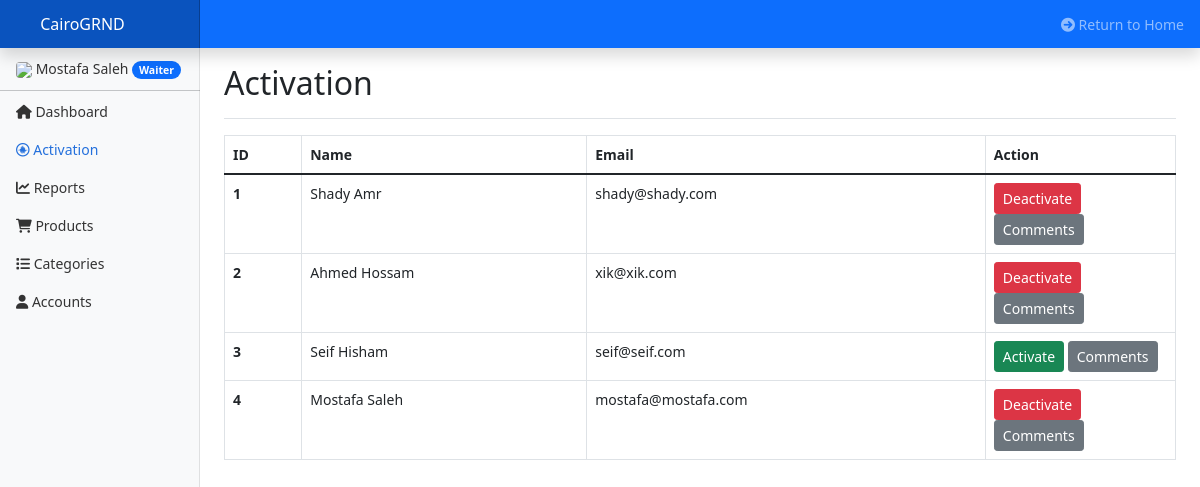
Before: /cp/qc_activation.php (signed in) with the older database file.
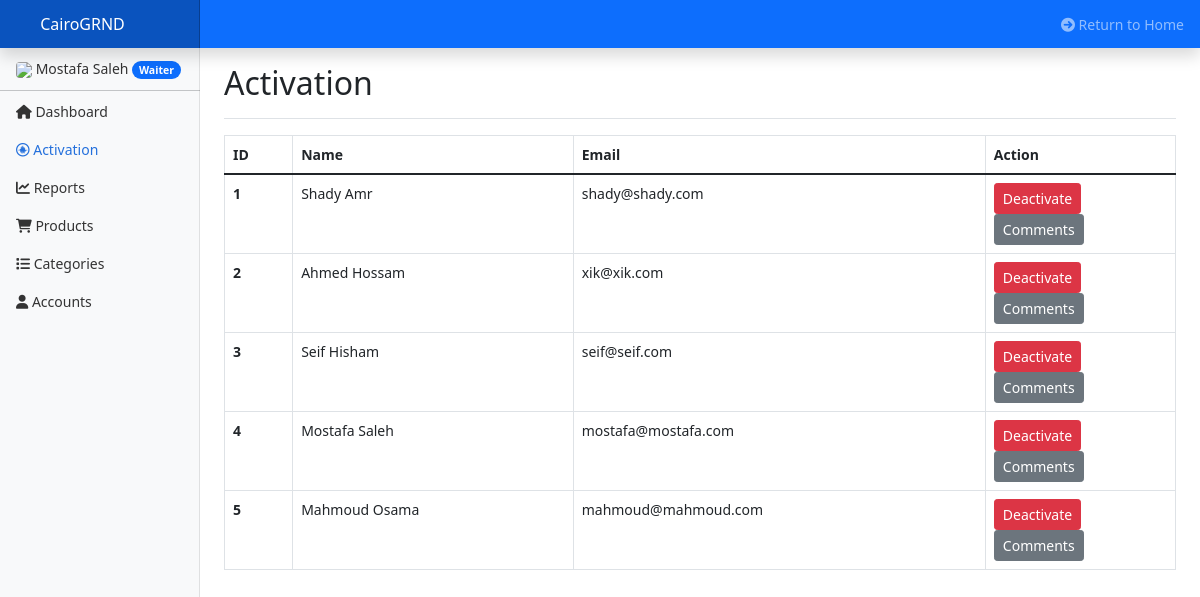
After: the same page with the newer database file.
### tables this page shows
CREATE TABLE `users` (
  `ID` int(11) NOT NULL,
  `FirstName` varchar(128) NOT NULL,
  `LastName` varchar(128) NOT NULL,
  `Username` varchar(64) NOT NULL,
  `Email` varchar(256) NOT NULL,
  `Pass` varchar(256) NOT NULL,
  `Role` int(11) NOT NULL COMMENT 'User (0), Waiter (1), QC (2)',
  `Access` int(11) NOT NULL,
  `National_ID` int(14) NOT NULL,
  `National_ID_Image` text NOT NULL,
  `ProfilePicture` text NOT NULL,
  `Wallet` int(50) NOT NULL,
  `Governorate` varchar(20) NOT NULL,
  `Comments` varchar(64) NOT NULL
);

### cp/qc_activation.php (the view, shortened to what this page needs)
<?php
    require '../components/main/connect.php';
    require '../components/main/functions.php';
    $userAcc = new User();
    $userAcc->authCheck();
    $userAcc->logCheck_unregistered();
    $user = $userAcc->getUserData($_SESSION["email"]);
    $staff = new Staff();
    $staff->qcCheck();
?>
<!DOCTYPE html>
<html>
<?php require_once "html/html_head.php"; ?>
<body>
    <?php require_once "html/html_navbar.php"; ?>
    <div class="container-fluid">
        <div class="row">
            <nav id="sidebarMenu" class="col-md-3 col-lg-2 d-md-block bg-light sidebar collapse">
            <div class="position-sticky pt-3">
                <ul class="nav flex-column">
                <li class="nav-item nav-link custom_mt_nav">
                    <img src="../components/assets/img/uploads/pp/<?php echo $user["ProfilePicture"]?>" class="img-fluid rounded" width="40">
                    <?php echo $user["FirstName"]." ".$user["LastName"];?>
                    <span class="badge rounded-pill bg-primary"><?php echo $userAcc->account_type($user["Role"]);?></span>
                </li>
                <hr class="custom_top_nav">
                <li class="nav-item">
                    <a class="nav-link" aria-current="page" href="qc">
                    <i class="fa-solid fa-house"></i> Dashboard
                    </a>
                </li>
                <li class="nav-item">
                    <a class="nav-link active" href="qc_activation">
                    <i class="fa-brands fa-creative-commons-sampling"></i> Activation
                    </a>
                </li>
                <li class="nav-item">
                    <a class="nav-link" href="qc_reports">
                    <i class="fa-solid fa-chart-line"></i> Reports
                    </a>
                </li>
                <li class="nav-item">
                    <a class="nav-link" href="qc_products">
                    <i class="fa-solid fa-cart-shopping"></i> Products
                    </a>
                </li>
                <li class="nav-item">
                    <a class="nav-link" href="qc_categories">
                    <i class="fa-solid fa-list"></i> Categories
                    </a>
                </li>
                <li class="nav-item">
                    <a class="nav-link" href="qc_accounts">
                    <i class="fa-solid fa-user"></i> Accounts
                    </a>
                </li>
                </ul>
            </div>
            </nav>
            <main class="col-md-9 ms-sm-auto col-lg-10 px-md-4">
            <div class="d-flex justify-content-between flex-wrap flex-md-nowrap align-items-center pt-3 pb-2 mb-3 border-bottom">
                <h1 class="h2">Activation</h1>
            </div>
                <table class="table table-responsive table-hover table-bordered">
                    <thead>
                        <tr>
                            <th scope="col">ID</th>
                            <th scope="col">Name</th>
                            <th scope="col">Email</th>
                            <th scope="col">Action</th>
                        </tr>
                    </thead>
                    <tbody>
                        <?php
                            $listUsers = "SELECT * FROM users";
                            $result = mysqli_query($conn, $listUsers);
                            while($lUsers = mysqli_fetch_array($result))
                            {
                        ?>
                        <tr>
                            <th scope="row"><?php echo $lUsers["ID"]; ?></th>
                            <td><?php echo $lUsers["FirstName"]." ".$lUsers["LastName"];?></td>
                            <td><?php echo $lUsers["Email"];?></td>
                            <td width="20%">
                                <?php
                                    if($lUsers["Access"] == 0)
                                    {
                                ?>
                                    <a href="qc_activation?activation=<?php echo $lUsers["ID"];?>"><button class="btn btn-success btn-sm">Activate</button></a>
                                <?php
                                    }
                                    else
                                    {
                                ?>
                                    <a href="qc_activation?activation=<?php echo $lUsers["ID"];?>"><button class="btn btn-danger btn-sm">Deactivate</button></a>
                                <?php
                                    }
                                ?>
                                    <button type="button" class="btn btn-sm btn-secondary" data-bs-toggle="modal" data-bs-target="#comments_<?php echo $lUsers["ID"]?>">
                                        Comments
                                    </button>
                            </td>
                        </tr>
                        <?php
                            }
                        ?>
                    </tbody>
                </table>
            </main>
        </div>
    </div>
  </body>
</html>

Changed rows visible on the page:
changed users "Seif": Access "Activate" → "Deactivate"
added users: ID "5", FirstName "Mahmoud", LastName "Osama", Email "mahmoud@mahmoud.com"
